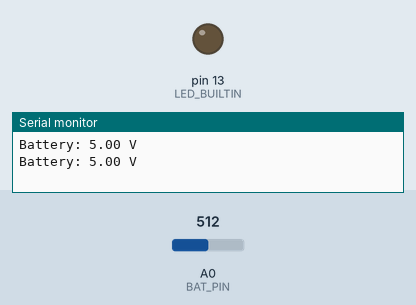
This sketch was run on a simulated Arduino Uno, built with avr-gcc and run on an emulated ATmega328P. Parts: output pins drawn as LEDs (lit = HIGH), the last lines printed to the serial monitor. Dashed ring = blinking. Inputs (shaded band) come from the test bench; at power-on: A0 (BAT_PIN) = 512.

Above: at 1.8 s.
1.9 s: A0 (BAT_PIN) set to 345
3.4 s: A0 (BAT_PIN) set to 320
At 4.05 s:
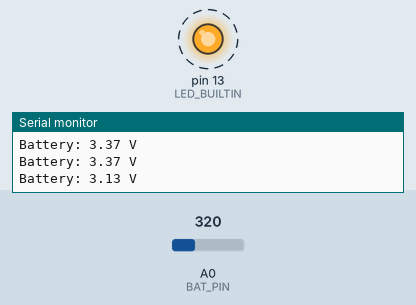
6.9 s: A0 (BAT_PIN) set to 511
At 7.6 s:
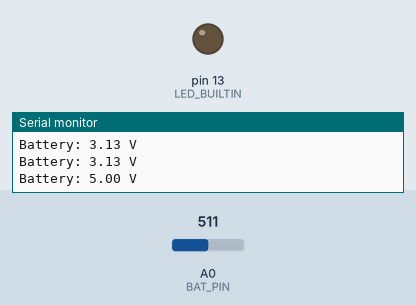
8.4 s: A0 (BAT_PIN) set to 306
At 9.26 s:
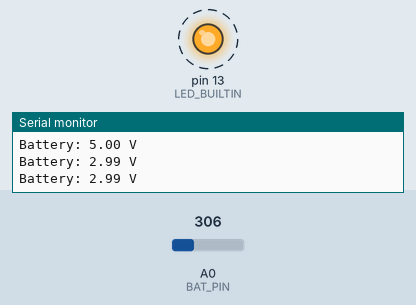
Timing chart, 0 to 12.9 s (numbered marks = the images above; inputs shaded):
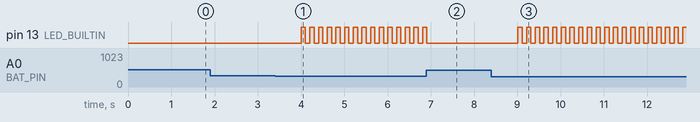

The sketch:

example.ino
```cpp
// Reads the battery voltage on an Arduino via a 100k/100k divider, prints the voltage over serial, and blinks the onboard LED rapidly when the battery is below a defined threshold.
//
// Buy this module: https://shillehtek.com/products/cn3791-6v-mppt-solar-charger-module
// Full manual: https://shillehtek.com/blogs/shillehtek-product-manuals/cn3791-6v-mppt-solar-charger-module-manual
// More examples: https://github.com/shillehbean/shillehtek-examples
//

// CN3791 Battery Voltage Monitor - Arduino Uno / Nano
// Wire BAT terminal to A0 through a 100k/100k divider to GND.

const int BAT_PIN = A0;
const float VREF = 5.0;          // Uno/Nano ADC reference
const float DIVIDER_RATIO = 2.0; // 100k + 100k -> halves the voltage
const float LOW_BAT_THRESHOLD = 3.3; // volts

void setup() {
  Serial.begin(9600);
  pinMode(LED_BUILTIN, OUTPUT);
}

void loop() {
  int raw = analogRead(BAT_PIN);
  float vPin = (raw / 1023.0) * VREF;
  float vBat = vPin * DIVIDER_RATIO;

  Serial.print("Battery: ");
  Serial.print(vBat, 2);
  Serial.println(" V");

  if (vBat < LOW_BAT_THRESHOLD) {
    // Blink rapidly as low-battery warning
    digitalWrite(LED_BUILTIN, HIGH);
    delay(100);
    digitalWrite(LED_BUILTIN, LOW);
    delay(100);
  } else {
    digitalWrite(LED_BUILTIN, LOW);
    delay(1000);
  }
}
```

Measured:
- the behaviour switches between 338 and 337 on A0 (BAT_PIN) (found by bisection; images 0 and 1)
- after the input at 3.4 s, pin 13 (LED_BUILTIN): alternates HIGH for 0.10 s and LOW for 0.10 s, starting after 0.60 s
- after the input at 6.9 s, pin 13 (LED_BUILTIN): goes on until 6.9 s, then stays LOW
- after the input at 8.4 s, pin 13 (LED_BUILTIN): alternates HIGH for 0.10 s and LOW for 0.10 s, starting after 0.61 s
